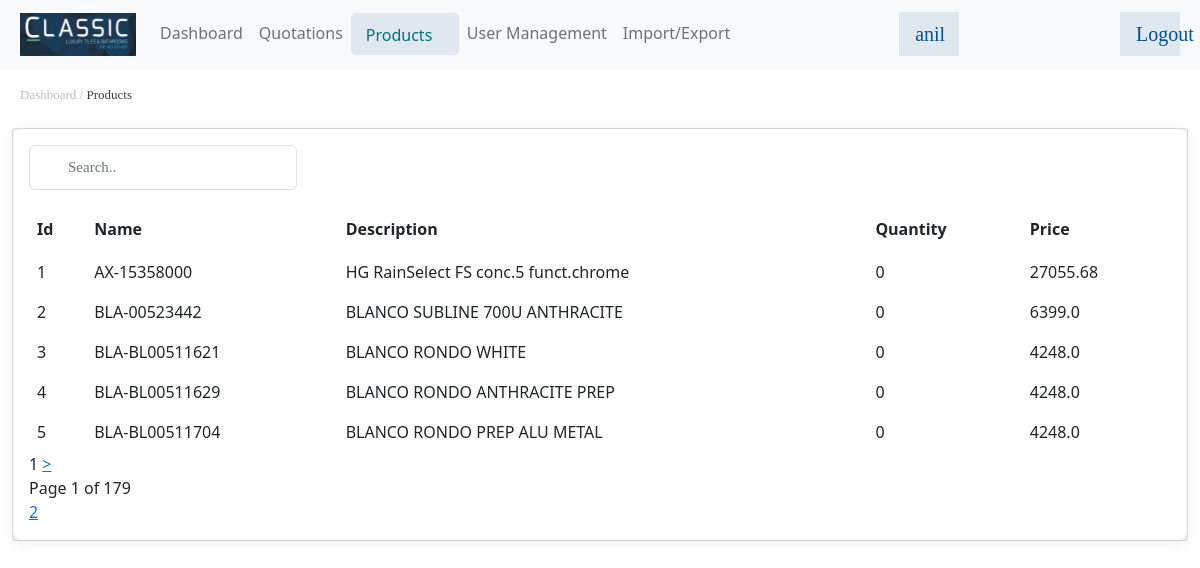
Screenshot of /products/ (signed in) with the database file from the repository.
### app/models.py (models this page shows, shortened)
class Product(models.Model):
    name = models.CharField(max_length=100)
    description = models.TextField()
    quantity = models.PositiveIntegerField(default=0)
    selling_price = models.FloatField()

### app/views.py (the view)
# urls.py: path('products/', views.products, name='products'),
@login_required()
def products(request):
    prods = Product.objects.all()
    p = Paginator(prods, 5)
    page_number = request.GET.get('page')
    try:
        page_obj = p.get_page(page_number)  # returns the desired page object
    except PageNotAnInteger:
        page_obj = p.page(1)
    except EmptyPage:
        page_obj = p.page(p.num_pages)
    return render(request, "product.html", {"page_obj": page_obj})

### app/templates/product.html (shortened to what this page needs)
{% extends 'base.html' %}
{% load static %}
{% block pagenav %}
<div class="content-header tab-padding-left">
    <div class="container-fluid">
        <div class="row mb-2">
            <div class="col-sm-6">
                <p class="m-0 dashboard-sub-heading">Dashboard / <span style="color:#424242 !important;">Products</span></p>
            </div>
        </div>
    </div>
</div>
{% endblock pagenav %}
{% block main-content %}
<section class="content tab-padding-left">
    <div class="container-fluid">
        <div class="card">
            <div class="card-body quotations-card">
                <div class="row">
                    <div class="col-md-3">
                        <div class="form-group has-search">
                            <form action="" method="post">
                                <input type="text" class="form-control searchbox" placeholder="Search.." id="psearch"/>
                            </form>
                        </div>
                    </div>
                </div>
                <table class="table">
                    <thead>
                    <tr>
                        <th scope="col">Id</th>
                        <th scope="col">Name</th>
                        <th scope="col">Description</th>
                        <th scope="col">Quantity</th>
                        <th scope="col">Price</th>
                    </tr>
                    </thead>
                    <tbody id="productsearch">
                    {% for p in page_obj %}
                    <tr>
                        <td>{{p.id}}</td>
                        <td>{{p.name}}</td>
                        <td>{{p.description}}</td>
                        <td>{{p.quantity}}</td>
                        <td>{{p.selling_price}}</td>
                    </tr>
                        {% endfor %}
                    </tbody>
                </table>
                <div>
            <span>{{page_obj.number}}</span>
             {%if page_obj.has_next %}
              <a href="?page={{page_obj.next_page_number}}">></a>
           {% endif %}
            </div>
                <div>
                    Page {{page_obj.number}} of {{page_obj.paginator.num_pages}}
                </div>
                <div>
                    <a href="?page={{page_obj.next_page_number}}" >{{page_obj.number | add:1}} </a>
                </div>
            </div>
        </div>
    </div>
</section>
{% endblock main-content %}

### app/templates/base.html (shortened to what this page needs)
<!DOCTYPE html>
{% load static %}
<html lang="en">
<head>
    <link rel="stylesheet" href="{% static 'plugins/fontawesome-free/css/all.min.css' %}" />
    <link rel="stylesheet" href="{% static 'plugins/icheck-bootstrap/icheck-bootstrap.min.css' %}" />
    <link rel="stylesheet" href="{% static 'dist/css/adminlte.min.css' %}" />
    <link rel="stylesheet" href="{% static 'dist/css/style.css' %}" >
    <link rel="stylesheet" href="{% static 'plugins/datatables-bs4/css/dataTables.bootstrap4.min.css' %}">
    <link rel="stylesheet" href="{% static 'plugins/datatables-responsive/css/responsive.bootstrap4.min.css' %}">
    <link rel="stylesheet" href="{% static 'plugins/datatables-buttons/css/buttons.bootstrap4.min.css' %}">
    <link href="https://cdn.jsdelivr.net/npm/bootstrap@5.0.2/dist/css/bootstrap.min.css" rel="stylesheet">
</head>
<body class="hold-transition sidebar-mini layout-fixed">
    <div class="col-12 p-0">
        <nav class="navbar navbar-expand-lg navbar-light bg-light">
            <div class="container-fluid">
                <a href="{% url 'index' %}" class="navbar-brand"><img src="{% static 'dist/img/logo.png' %}" style="width: 116px;"></a>
                <div class="collapse navbar-collapse" id="navbarCollapse">
                    <div class="navbar-nav">
                        {% if 'dashboard' in request.path %}
                        <a href="{% url 'dashboard' %}" class="nav-item nav-link header-active-menu">Dashboard</a>
                        {% else %}
                        <a href="{% url 'dashboard' %}" class="nav-item nav-link">Dashboard</a>
                        {% endif %}
                        {% if 'quotation' in request.path %}
                        <a href="{% url 'quotations' %}" class="nav-item nav-link header-active-menu">Quotations</a>
                        {% else %}
                        <a href="{% url 'quotations' %}" class="nav-item nav-link">Quotations</a>
                        {% endif %}
                        {% if 'product' in request.path %}
                        <a href="{% url 'products' %}" class="nav-item nav-link header-active-menu">Products</a>
                        {% else %}
                        <a href="{% url 'products' %}" class="nav-item nav-link">Products</a>
                        {% endif %}
                        <a href="#" class="nav-item nav-link">User Management</a>
                        <a href="#" class="nav-item nav-link">Import/Export</a>
                    </div>
                    {% if request.user.is_authenticated %}
                    <div class="navbar-nav ms-auto">
                        <a href="#" class="nav-item nav-link header-side-left-text">{{request.user}}</a>
                    </div>
                    <div class="navbar-nav ms-auto">
                        <a href="{% url 'signout' %}" class="nav-item nav-link header-side-left-text">Logout</a>
                    </div>
                    {% else %}
                    <div class="navbar-nav ms-auto">
                        <a href="{% url 'index' %}" class="nav-item nav-link header-side-left-text">Login</a>
                    </div>
                    {% endif %}
                </div>
            </div>
        </nav>
        {% block pagenav %} {% endblock pagenav %}
        {% block main-content %} {% endblock main-content %}
    </div>
</body>
</html>

### rows the page displays
Product: id "1", name "AX-15358000", description "HG RainSelect FS conc.5 funct.chrome", quantity "0", selling_price "27055.68"
Product: id "2", name "BLA-00523442", description "BLANCO SUBLINE 700U ANTHRACITE", quantity "0", selling_price "6399.0"
Product: id "3", name "BLA-BL00511621", description "BLANCO RONDO WHITE", quantity "0", selling_price "4248.0"
Product: id "4", name "BLA-BL00511629", description "BLANCO RONDO ANTHRACITE PREP", quantity "0", selling_price "4248.0"
Product: id "5", name "BLA-BL00511704", description "BLANCO RONDO PREP ALU METAL", quantity "0", selling_price "4248.0"

### other values shown
{{ request.user }} "anil"
{{ page_obj.number }} "1"
{{ page_obj.paginator.num_pages }} "179"
{{ page_obj.number | add:1 }} "2"
